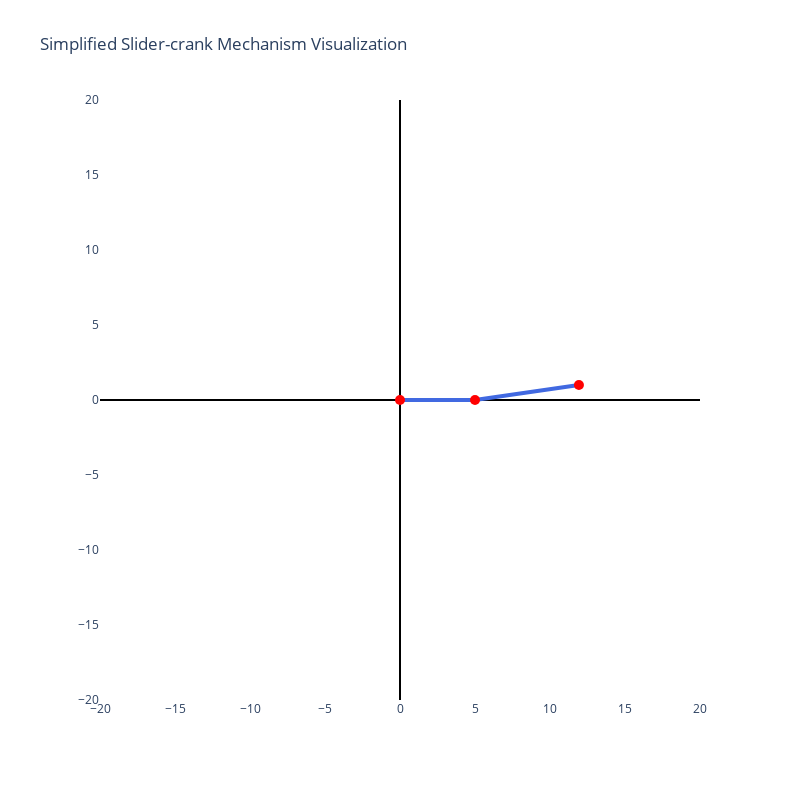

Here is the notebook cell this chart was saved with:
### Code cell
Rx_1, Ry_1 = solution[0], solution[1]
angle_deg_1 = solution[2]

Rx_2, Ry_2 = solution[3], solution[4]

Rx_3, Ry_3 = solution[5], solution[6]
angle_deg_3 = solution[7]

Rx_4, Ry_4 = solution[8], solution[9]
angle_deg_4 = solution[10]

plot_slider_crank_simplified(Ry_2, Ry_3, Ry_4, Rx_2, Rx_3, Rx_4)

### Figure 1 — Plotly figure (JSON) as saved in the notebook; plotly's stock layout.template omitted (floating-point values rounded to 4 significant figures)
{"data": [{"line": {"color": "royalblue", "width": 4}, "marker": {"color": "red", "size": 10}, "mode": "lines+markers", "name": "Slider-crank", "type": "scatter", "x": [1.952e-25, 5, 11.93], "y": [1.848e-26, 2.772e-26, 1]}], "layout": {"autosize": false, "height": 800, "margin": {"b": 100, "l": 50, "r": 50, "t": 100}, "plot_bgcolor": "white", "showlegend": false, "title": {"text": "Simplified Slider-crank Mechanism Visualization"}, "width": 800, "xaxis": {"constrain": "domain", "range": [-20, 20], "zeroline": true, "zerolinecolor": "black"}, "yaxis": {"range": [-20, 20], "scaleanchor": "x", "scaleratio": 1, "zeroline": true, "zerolinecolor": "black"}}}
